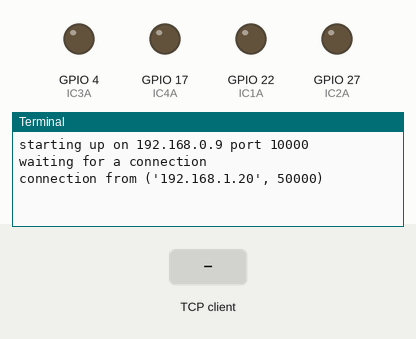
The program below on a simulated Raspberry Pi (BCM pin numbers). On the bench: output pins drawn as LEDs (lit = HIGH), the last lines printed to the terminal. The test bench sets the inputs (shaded band). One TCP client connects 1 s after the port opens and stays connected.

Above: at 1.2 s.
1.3 s: the TCP client sends "rcpi\n"
At 1.9 s:
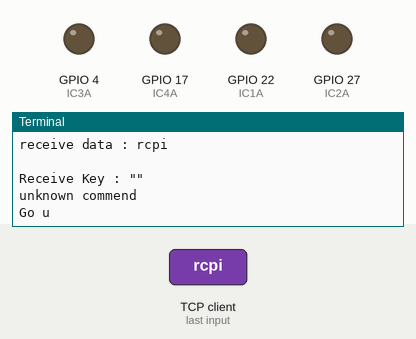
2.8 s: the TCP client sends "ff\n"
At 4.0 s:
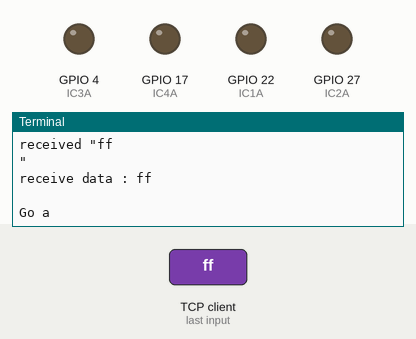
4.3 s: the TCP client sends "bb\n"
At 5.3 s:
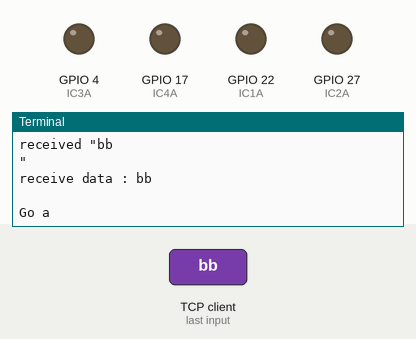

Measured:
- after the input at 1.3 s, the terminal: prints a new line at once (image 1)
- after the input at 2.8 s, the terminal: prints a new line at once (image 2)
- after the input at 4.3 s, the terminal: prints a new line at once (image 3)

The program:

rcserver_lb1630.py
```python
import socket
import sys
import RPi.GPIO as gpio
import time

HOST = '192.168.0.9' # RC카 라즈베리파이 IP값으로 변경필요
PORT = 10000
TIME_OUT = 100

#Motor 1 GPIO Pin
IC1A = 22
IC2A = 27

#Motor 2 GPIO Pin
IC3A = 4
IC4A = 17

gpio.cleanup()

gpio.setmode(gpio.BCM)

#Motor Pin Setup
gpio.setup(IC1A, gpio.OUT)
gpio.setup(IC2A, gpio.OUT)
gpio.setup(IC3A, gpio.OUT)
gpio.setup(IC4A, gpio.OUT)

# Create a TCP/IP socket
sock = socket.socket(socket.AF_INET, socket.SOCK_STREAM)

# Bind the socket to the port
server_address = (HOST, PORT)
print >>sys.stderr, 'starting up on %s port %s' % server_address
sock.bind(server_address)

def main():
    # Listen for incoming connections
    sock.listen(1)

    while True:
        # Wait for a connection
        print >>sys.stderr, 'waiting for a connection'
        connection, client_address = sock.accept()

        # Timeout
        connection.settimeout(TIME_OUT)

        try:
            print >>sys.stderr, 'connection from', client_address

            # Receive the data in small chunks and retransmit it
            while True:
                data = connection.recv(16)
                print >>sys.stderr, 'received "%s"' % data

                if data:
                    pdata = parsing_data(data)
                    print 'Go %s' % pdata

                else:
                    print >>sys.stderr, 'no more data from', client_address
                    break

        except socket.timeout:
            print 'timeout error : "%d" secs' % TIME_OUT
            connection.close()

        finally:
            # Clean up the connection
            connection.close()

def parsing_data(data) :
    data = data.lower()
    print 'receive data : %s' % data

    try:
        intindex = data.index("rcpi")
        getStr = data.replace("rcpi","")
        getStr = getStr.strip()
        print >>sys.stderr, 'Receive Key : "%s"' % getStr

        if ( getStr == 'ff' ):
            print 'Move Forward / "%d" speed'
        elif ( getStr == 'bb' ):
            print 'Move Backward / "%d" speed'
        elif ( getStr == 'll' ):
            print 'Turn Left'
        elif ( getStr == 'rr' ):
            print 'Turn Right'
        elif ( getStr == 'bf' ):
            print 'stop For/Backward'
        elif ( getStr == 'rl' ):
            print 'stop Left/Right'
        elif ( getStr == 'ee' ):
            print 'toggle Motor Enable'
        elif ( getStr == 'dd' ):
            print 'toggle Motor Disable'
        else:
            print 'unknown commend'
            return 'u'

        run_motor(getStr)

    except ValueError:
        return 'a'

def run_motor(rcvStr):
    if ( rcvStr == 'rr' ):
        print 'GPIO Turn Right'
        gpio.output(IC1A, gpio.LOW)
        gpio.output(IC2A, gpio.HIGH)
    elif ( rcvStr == 'll' ):
        print 'GPIO Turn Left'
        gpio.output(IC1A, gpio.HIGH)
        gpio.output(IC2A, gpio.LOW)
    elif ( rcvStr == 'rl' ):
        print 'GPIO Front Wheel Zero'
        gpio.output(IC1A, gpio.LOW)
        gpio.output(IC2A, gpio.LOW)
    elif ( rcvStr == 'ff' ):
        print 'GPIO Forward'
        gpio.output(IC3A, gpio.LOW)
        gpio.output(IC4A, gpio.HIGH)
    elif ( rcvStr == 'bb' ):
        print 'GPIO Backward'
        gpio.output(IC3A, gpio.HIGH)
        gpio.output(IC4A, gpio.LOW)
    elif ( rcvStr == 'bf' ):
        print 'GPIO Stop Back Wheel'
        gpio.output(IC3A, gpio.LOW)
        gpio.output(IC4A, gpio.LOW)

if __name__ == "__main__":
    main()
```
